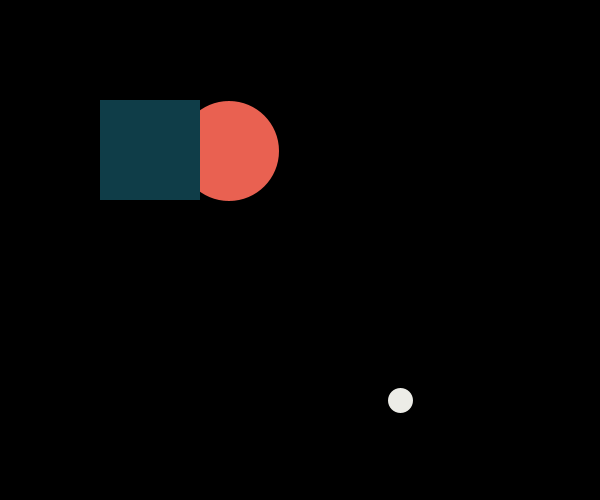
Frame 1 (no input)
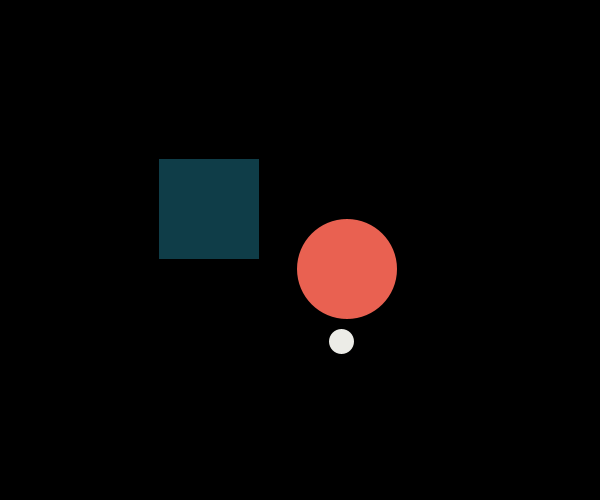
Frame 60 (the mouse pressed at the canvas centre just before this capture)
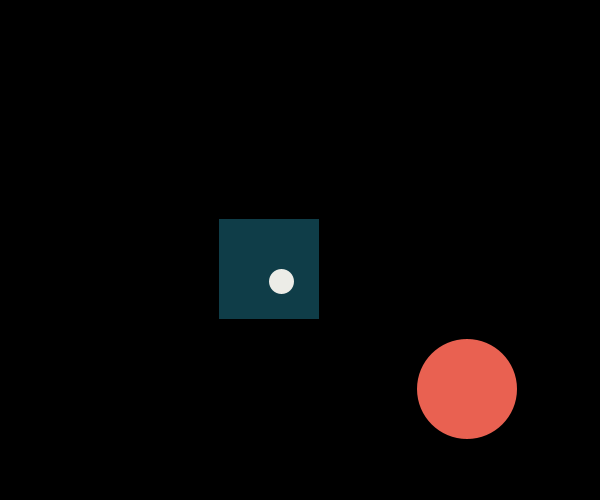
Frame 120 (the mouse held since frame 60 and released just before this capture)

The Processing sketch that drew these frames (run headless with seeded random() and noise(); from frame 60 on, the mouse is pressed at the canvas centre):

// Processing sketch: processing_86712
// ── processing_86712.pde

void setup(){
  size(600, 500);
  smooth();
}

int rex = int(random(200)) +100;
int rey = int(random(200)) +100;
int brx = 100;
int bry = 100;
int wpx = 400;
int wpy = 400;

void draw(){
  background(0);
  //Red Ellipse
  fill(#E96151);
  noStroke();
  ellipse(rex, rey, 100, 100);
  rex+=2;
  rey+=2;
  //Blue Rectangle
  fill(#0F3D48);
  noStroke();
  rect(brx, bry, 100, 100);
  brx++;
  bry++;
  //White point
  stroke(#ECECE7);
  strokeWeight(25);
  point(wpx, wpy);
  wpx--;
  wpy--;
}
